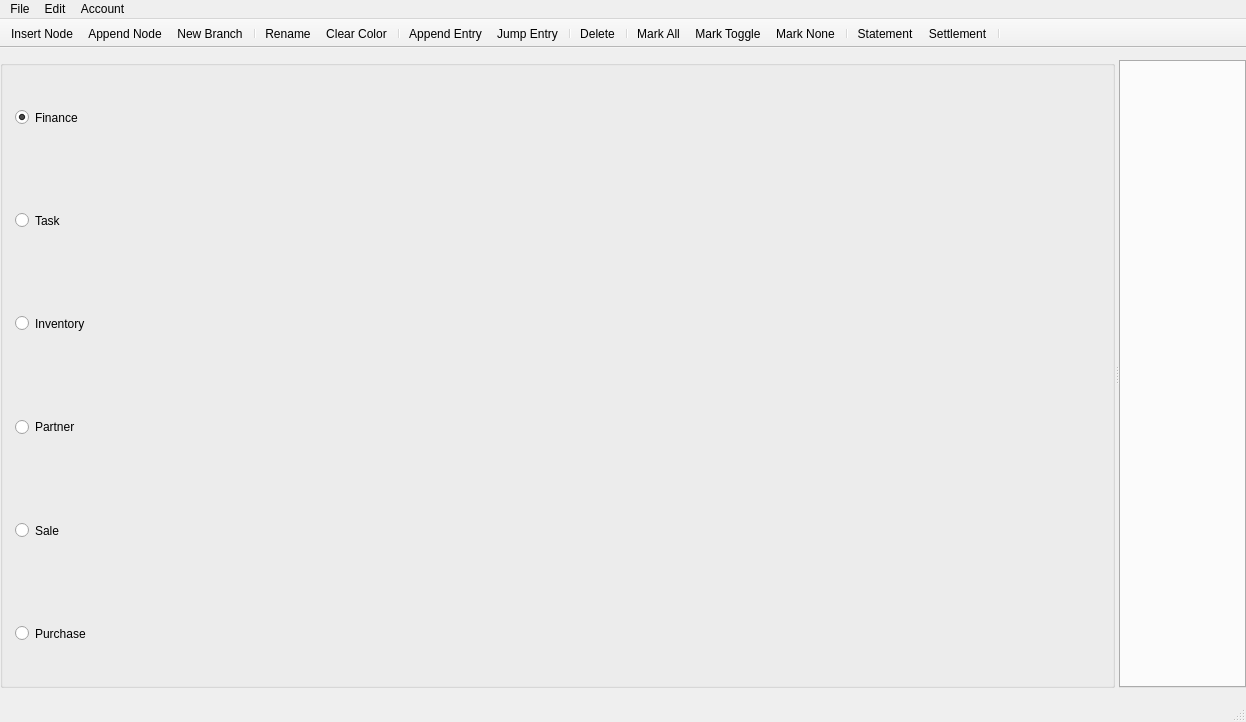
<?xml version="1.0" encoding="UTF-8"?>
<ui version="4.0">
 <class>MainWindow</class>
 <widget class="QMainWindow" name="MainWindow">
  <property name="geometry">
   <rect>
    <x>0</x>
    <y>0</y>
    <width>1246</width>
    <height>722</height>
   </rect>
  </property>
  <widget class="QWidget" name="centralwidget">
   <property name="sizePolicy">
    <sizepolicy hsizetype="Expanding" vsizetype="Preferred">
     <horstretch>0</horstretch>
     <verstretch>0</verstretch>
    </sizepolicy>
   </property>
   <layout class="QGridLayout" name="gridLayout">
    <property name="leftMargin">
     <number>0</number>
    </property>
    <property name="topMargin">
     <number>12</number>
    </property>
    <property name="rightMargin">
     <number>0</number>
    </property>
    <property name="bottomMargin">
     <number>12</number>
    </property>
    <property name="spacing">
     <number>8</number>
    </property>
    <item row="0" column="0">
     <widget class="QSplitter" name="splitter">
      <property name="sizePolicy">
       <sizepolicy hsizetype="Preferred" vsizetype="Preferred">
        <horstretch>0</horstretch>
        <verstretch>0</verstretch>
       </sizepolicy>
      </property>
      <property name="orientation">
       <enum>Qt::Orientation::Horizontal</enum>
      </property>
      <widget class="QGroupBox" name="groupBoxSection">
       <property name="sizePolicy">
        <sizepolicy hsizetype="Fixed" vsizetype="Preferred">
         <horstretch>0</horstretch>
         <verstretch>0</verstretch>
        </sizepolicy>
       </property>
       <property name="title">
        <string/>
       </property>
       <layout class="QVBoxLayout" name="verticalLayout">
        <property name="spacing">
         <number>0</number>
        </property>
        <property name="leftMargin">
         <number>12</number>
        </property>
        <property name="topMargin">
         <number>0</number>
        </property>
        <property name="rightMargin">
         <number>12</number>
        </property>
        <property name="bottomMargin">
         <number>0</number>
        </property>
        <item>
         <widget class="QRadioButton" name="rBtnFinance">
          <property name="sizePolicy">
           <sizepolicy hsizetype="Minimum" vsizetype="Preferred">
            <horstretch>0</horstretch>
            <verstretch>0</verstretch>
           </sizepolicy>
          </property>
          <property name="text">
           <string>Finance</string>
          </property>
          <property name="checkable">
           <bool>true</bool>
          </property>
          <property name="checked">
           <bool>true</bool>
          </property>
         </widget>
        </item>
        <item>
         <widget class="QRadioButton" name="rBtnTask">
          <property name="sizePolicy">
           <sizepolicy hsizetype="Minimum" vsizetype="Preferred">
            <horstretch>0</horstretch>
            <verstretch>0</verstretch>
           </sizepolicy>
          </property>
          <property name="text">
           <string>Task</string>
          </property>
         </widget>
        </item>
        <item>
         <widget class="QRadioButton" name="rBtnInventory">
          <property name="sizePolicy">
           <sizepolicy hsizetype="Minimum" vsizetype="Preferred">
            <horstretch>0</horstretch>
            <verstretch>0</verstretch>
           </sizepolicy>
          </property>
          <property name="text">
           <string>Inventory</string>
          </property>
         </widget>
        </item>
        <item>
         <widget class="QRadioButton" name="rBtnPartner">
          <property name="sizePolicy">
           <sizepolicy hsizetype="Minimum" vsizetype="Preferred">
            <horstretch>0</horstretch>
            <verstretch>0</verstretch>
           </sizepolicy>
          </property>
          <property name="text">
           <string>Partner</string>
          </property>
         </widget>
        </item>
        <item>
         <widget class="QRadioButton" name="rBtnSale">
          <property name="enabled">
           <bool>true</bool>
          </property>
          <property name="sizePolicy">
           <sizepolicy hsizetype="Minimum" vsizetype="Preferred">
            <horstretch>0</horstretch>
            <verstretch>0</verstretch>
           </sizepolicy>
          </property>
          <property name="text">
           <string>Sale</string>
          </property>
         </widget>
        </item>
        <item>
         <widget class="QRadioButton" name="rBtnPurchase">
          <property name="enabled">
           <bool>true</bool>
          </property>
          <property name="sizePolicy">
           <sizepolicy hsizetype="Minimum" vsizetype="Preferred">
            <horstretch>0</horstretch>
            <verstretch>0</verstretch>
           </sizepolicy>
          </property>
          <property name="text">
           <string>Purchase</string>
          </property>
         </widget>
        </item>
       </layout>
      </widget>
      <widget class="QTabWidget" name="tabWidget"/>
     </widget>
    </item>
   </layout>
  </widget>
  <widget class="QMenuBar" name="menubar">
   <property name="enabled">
    <bool>true</bool>
   </property>
   <property name="geometry">
    <rect>
     <x>0</x>
     <y>0</y>
     <width>1246</width>
     <height>24</height>
    </rect>
   </property>
   <widget class="QMenu" name="menuFile">
    <property name="title">
     <string>File</string>
    </property>
    <addaction name="actionAbout"/>
    <addaction name="actionPreferences"/>
    <addaction name="actionCheckUpdates"/>
    <addaction name="separator"/>
    <addaction name="actionQuit"/>
   </widget>
   <widget class="QMenu" name="menuEdit">
    <property name="title">
     <string>Edit</string>
    </property>
    <addaction name="actionInsertNode"/>
    <addaction name="actionAppendNode"/>
    <addaction name="actionNewBranch"/>
    <addaction name="separator"/>
    <addaction name="actionRename"/>
    <addaction name="actionClearColor"/>
    <addaction name="separator"/>
    <addaction name="actionAppendEntry"/>
    <addaction name="actionJumpEntry"/>
    <addaction name="separator"/>
    <addaction name="actionDelete"/>
    <addaction name="separator"/>
    <addaction name="actionSearch"/>
    <addaction name="actionTags"/>
   </widget>
   <widget class="QMenu" name="menuAccount">
    <property name="title">
     <string>Account</string>
    </property>
    <addaction name="actionSignIn"/>
    <addaction name="actionSignOut"/>
    <addaction name="separator"/>
    <addaction name="actionReconnect"/>
    <addaction name="separator"/>
    <addaction name="actionEmail"/>
    <addaction name="actionWorkspace"/>
    <addaction name="actionExpireDate"/>
   </widget>
   <addaction name="menuFile"/>
   <addaction name="menuEdit"/>
   <addaction name="menuAccount"/>
  </widget>
  <widget class="QStatusBar" name="statusbar"/>
  <widget class="QToolBar" name="toolBar">
   <property name="enabled">
    <bool>true</bool>
   </property>
   <property name="windowTitle">
    <string>toolBar</string>
   </property>
   <property name="movable">
    <bool>false</bool>
   </property>
   <attribute name="toolBarArea">
    <enum>TopToolBarArea</enum>
   </attribute>
   <attribute name="toolBarBreak">
    <bool>false</bool>
   </attribute>
   <addaction name="actionInsertNode"/>
   <addaction name="actionAppendNode"/>
   <addaction name="actionNewBranch"/>
   <addaction name="separator"/>
   <addaction name="actionRename"/>
   <addaction name="actionClearColor"/>
   <addaction name="separator"/>
   <addaction name="actionAppendEntry"/>
   <addaction name="actionJumpEntry"/>
   <addaction name="separator"/>
   <addaction name="actionDelete"/>
   <addaction name="separator"/>
   <addaction name="actionMarkAll"/>
   <addaction name="actionMarkToggle"/>
   <addaction name="actionMarkNone"/>
   <addaction name="separator"/>
   <addaction name="actionStatement"/>
   <addaction name="actionSettlement"/>
   <addaction name="separator"/>
  </widget>
  <action name="actionInsertNode">
   <property name="text">
    <string>Insert Node...</string>
   </property>
   <property name="toolTip">
    <string>Insert a new node at the end of the current level</string>
   </property>
   <property name="shortcut">
    <string>Alt+N</string>
   </property>
  </action>
  <action name="actionDelete">
   <property name="text">
    <string>Delete...</string>
   </property>
   <property name="toolTip">
    <string>Delete</string>
   </property>
  </action>
  <action name="actionAppendNode">
   <property name="text">
    <string>Append Node...</string>
   </property>
   <property name="toolTip">
    <string>Append a new node under the selected branch</string>
   </property>
   <property name="shortcut">
    <string>Alt+P</string>
   </property>
  </action>
  <action name="actionJumpEntry">
   <property name="text">
    <string>Jump Entry</string>
   </property>
   <property name="toolTip">
    <string>Jump to the linked entry in the other node tab</string>
   </property>
   <property name="shortcut">
    <string>Ctrl+J</string>
   </property>
  </action>
  <action name="actionRename">
   <property name="text">
    <string>Rename...</string>
   </property>
   <property name="toolTip">
    <string>Rename</string>
   </property>
   <property name="shortcut">
    <string>Alt+E</string>
   </property>
  </action>
  <action name="actionSearch">
   <property name="text">
    <string>Search...</string>
   </property>
   <property name="shortcut">
    <string>Ctrl+F</string>
   </property>
  </action>
  <action name="actionPreferences">
   <property name="text">
    <string>Preferences...</string>
   </property>
   <property name="shortcut">
    <string>Ctrl+,</string>
   </property>
   <property name="menuRole">
    <enum>QAction::MenuRole::PreferencesRole</enum>
   </property>
  </action>
  <action name="actionAbout">
   <property name="text">
    <string>About YTX</string>
   </property>
   <property name="toolTip">
    <string>About YTX</string>
   </property>
   <property name="menuRole">
    <enum>QAction::MenuRole::AboutRole</enum>
   </property>
  </action>
  <action name="actionMarkAll">
   <property name="text">
    <string>Mark All</string>
   </property>
   <property name="toolTip">
    <string>Mark All</string>
   </property>
   <property name="menuRole">
    <enum>QAction::MenuRole::NoRole</enum>
   </property>
  </action>
  <action name="actionMarkNone">
   <property name="text">
    <string>Mark None</string>
   </property>
   <property name="toolTip">
    <string>Mark None</string>
   </property>
   <property name="menuRole">
    <enum>QAction::MenuRole::NoRole</enum>
   </property>
  </action>
  <action name="actionMarkToggle">
   <property name="text">
    <string>Mark Toggle</string>
   </property>
   <property name="toolTip">
    <string>Mark Toggle</string>
   </property>
   <property name="menuRole">
    <enum>QAction::MenuRole::NoRole</enum>
   </property>
  </action>
  <action name="actionAppendEntry">
   <property name="text">
    <string>Append Entry</string>
   </property>
   <property name="toolTip">
    <string>Append Entry</string>
   </property>
   <property name="shortcut">
    <string>Ctrl+N</string>
   </property>
  </action>
  <action name="actionExportExcel">
   <property name="text">
    <string>Export Excel...</string>
   </property>
   <property name="toolTip">
    <string>Export Excel</string>
   </property>
  </action>
  <action name="actionStatement">
   <property name="text">
    <string>Statement</string>
   </property>
   <property name="menuRole">
    <enum>QAction::MenuRole::NoRole</enum>
   </property>
  </action>
  <action name="actionSettlement">
   <property name="text">
    <string>Settlement</string>
   </property>
   <property name="toolTip">
    <string>Settlement</string>
   </property>
   <property name="menuRole">
    <enum>QAction::MenuRole::NoRole</enum>
   </property>
  </action>
  <action name="actionSignIn">
   <property name="enabled">
    <bool>false</bool>
   </property>
   <property name="text">
    <string>Sign In...</string>
   </property>
   <property name="toolTip">
    <string>Sign In</string>
   </property>
   <property name="menuRole">
    <enum>QAction::MenuRole::NoRole</enum>
   </property>
  </action>
  <action name="actionSignOut">
   <property name="enabled">
    <bool>false</bool>
   </property>
   <property name="text">
    <string>Sign Out</string>
   </property>
   <property name="toolTip">
    <string>Sign Out</string>
   </property>
   <property name="menuRole">
    <enum>QAction::MenuRole::NoRole</enum>
   </property>
  </action>
  <action name="actionEmail">
   <property name="text">
    <string>Email</string>
   </property>
   <property name="toolTip">
    <string>Email</string>
   </property>
  </action>
  <action name="actionWorkspace">
   <property name="text">
    <string>Workspace</string>
   </property>
   <property name="toolTip">
    <string>Workspace</string>
   </property>
  </action>
  <action name="actionClearColor">
   <property name="text">
    <string>Clear Color</string>
   </property>
   <property name="toolTip">
    <string>Clear Color</string>
   </property>
   <property name="shortcut">
    <string>Alt+R</string>
   </property>
  </action>
  <action name="actionReconnect">
   <property name="enabled">
    <bool>true</bool>
   </property>
   <property name="text">
    <string>Reconnect</string>
   </property>
   <property name="menuRole">
    <enum>QAction::MenuRole::NoRole</enum>
   </property>
  </action>
  <action name="actionQuit">
   <property name="text">
    <string>Quit</string>
   </property>
   <property name="shortcut">
    <string>Ctrl+Q</string>
   </property>
   <property name="menuRole">
    <enum>QAction::MenuRole::QuitRole</enum>
   </property>
  </action>
  <action name="actionNewBranch">
   <property name="text">
    <string>New Branch...</string>
   </property>
   <property name="toolTip">
    <string>Create a new branch node to organize order nodes</string>
   </property>
   <property name="shortcut">
    <string>Alt+G</string>
   </property>
   <property name="menuRole">
    <enum>QAction::MenuRole::NoRole</enum>
   </property>
  </action>
  <action name="actionExpireDate">
   <property name="text">
    <string>Expire Date</string>
   </property>
  </action>
  <action name="actionCheckUpdates">
   <property name="text">
    <string>Check Updates</string>
   </property>
   <property name="toolTip">
    <string>Check Updates</string>
   </property>
   <property name="menuRole">
    <enum>QAction::MenuRole::ApplicationSpecificRole</enum>
   </property>
  </action>
  <action name="actionTags">
   <property name="text">
    <string>Tags...</string>
   </property>
  </action>
 </widget>
 <resources/>
 <connections/>
</ui>
